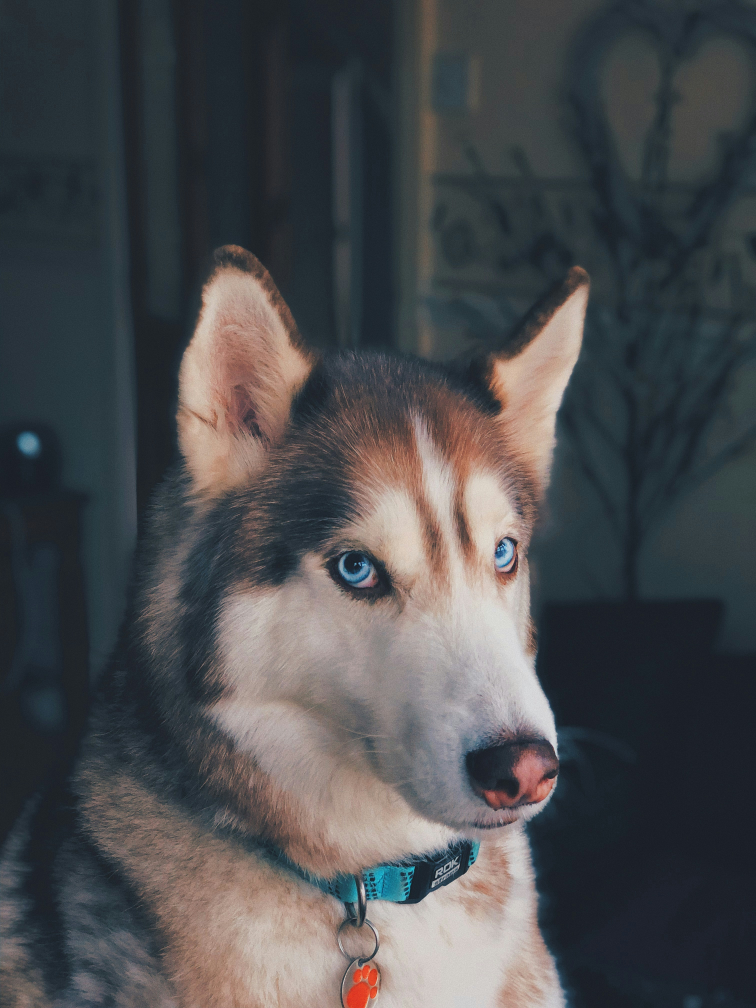
#> input picture assets/dog.jpg, 3024 x 4032 px (shown at 1/4 size)
$ python masking.py
#> lines starting #> are read from the running program, lines starting #| are printed output that depends on the picture; after the words box and inside, x2 and y2 are one past the last pixel; in counts of white or black regions, pixels touching at a corner belong together
import cv2
import numpy as np

img = cv2.resize(cv2.imread('./assets/dog.jpg'), (0, 0), fx=0.5, fy=0.2)
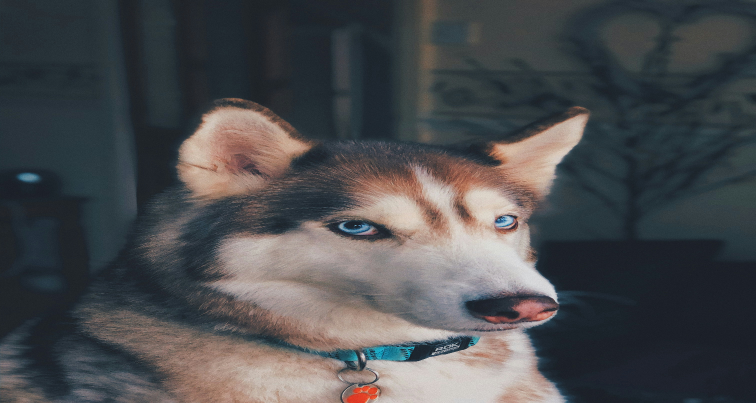
#> img: shape (806, 1512, 3) (shown at 1/2 size); mean B, G, R 79, 76.5, 75.3

blank = np.zeros(img.shape[:2], dtype='uint8')

circle = cv2.circle(blank.copy(), (img.shape[1]//2, img.shape[0]//2), 100, 255, -1)

rectangle = cv2.rectangle(blank.copy(), (30, 30),  (img.shape[1]//2, img.shape[0]//2), 255, -1)
cv2.imshow('rectangle', rectangle)
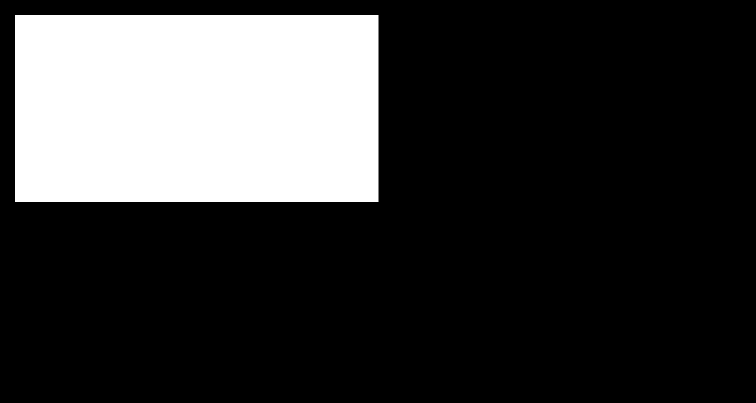
#> window 'rectangle': shape (806, 1512) (shown at 1/2 size); 22.3% white; 1 white region, box (x1, y1, x2, y2) and area: (30, 30, 757, 404) 271898

weird_shape = cv2.bitwise_and(circle, rectangle)
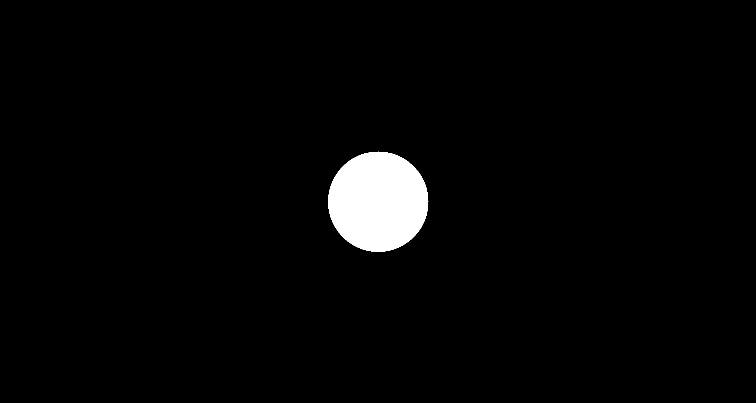
#> circle: shape (806, 1512) (shown at 1/2 size); 2.6% white; 1 white region, box (x1, y1, x2, y2) and area: (656, 303, 857, 504) 31417
cv2.imshow('Maks', weird_shape)
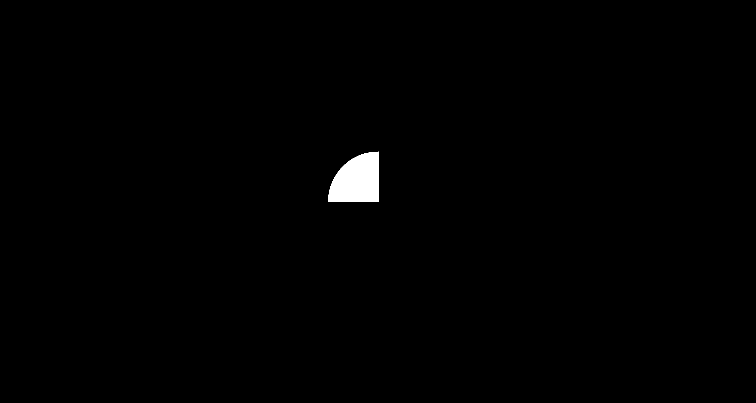
#> window 'Maks': shape (806, 1512) (shown at 1/2 size); 0.65% white; 1 white region, box (x1, y1, x2, y2) and area: (656, 303, 757, 404) 7955


masked = cv2.bitwise_and(img, img, mask=weird_shape)
cv2.imshow('masked', masked)

cv2.waitKey(0)

$ run again, with assets/soccer_practice.jpg copied over assets/dog.jpg
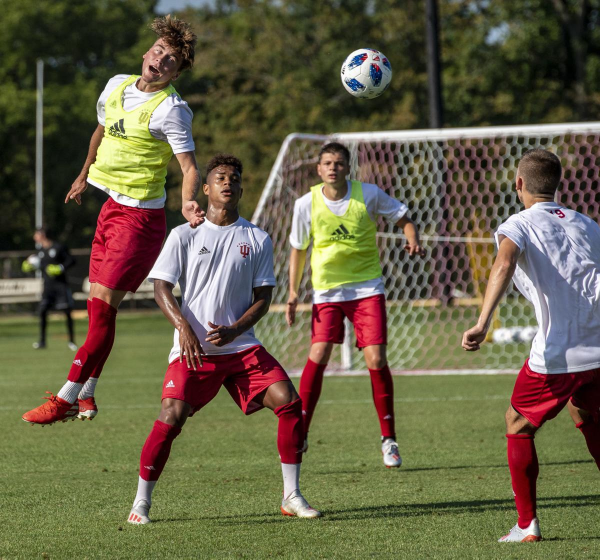
#> input picture assets/soccer_practice.jpg, 1200 x 1119 px (shown at 1/2 size)
#> `cv2.imshow('rectangle', rectangle)`:
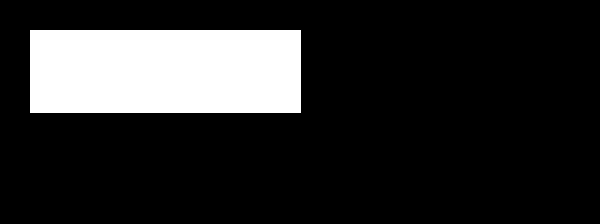
#> window 'rectangle': shape (224, 600); 16.7% white; 1 white region, box (x1, y1, x2, y2) and area: (30, 30, 301, 113) 22493
#> circle: shape (224, 600); 23.4% white; 1 white region, box (x1, y1, x2, y2) and area: (200, 12, 401, 213) 31417
#> `masked = cv2.bitwise_and(img, img, mask=weird_shape)`:
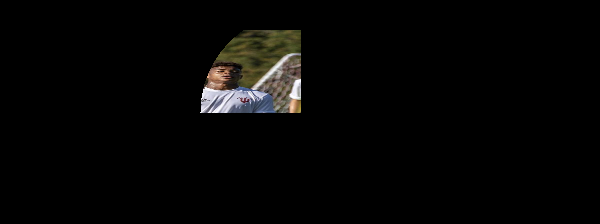
#> masked: shape (224, 600, 3); mean B, G, R 4.8, 5.6, 5.9
